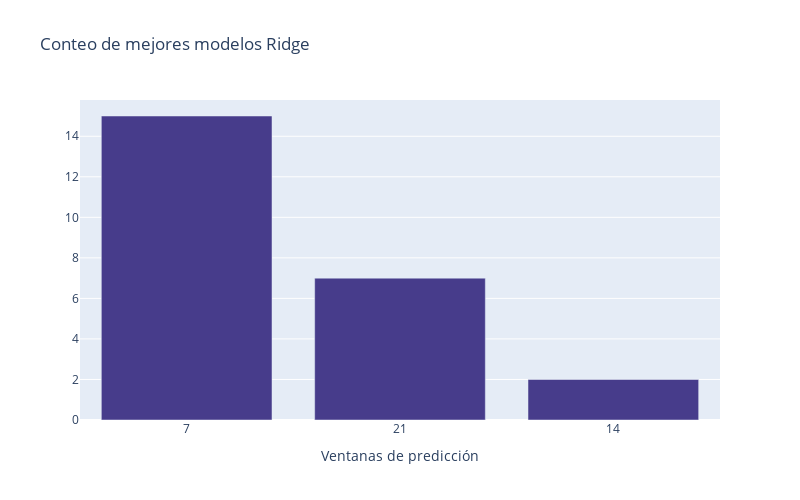

The code cell stored with this chart in its notebook:
### Markdown cell above
Vemos que obtenemos una tabla parecida a la que conseguimos en el modelo anterior, si damos una revision un poco rápida, podemos ver que en general estos modelo Ridge, tienen un mejor ajuste en comparación con el modelo anterior, ademas los errores son mas pequeños.

Veamos ahora el conteo de las ventanas de predicción a ver cual es la mas usada para predecir.

### Code cell
fig = go.Figure()

x=['7','21','14']
ventanas=modelos_ridge['Ventana'].value_counts()
fig.add_trace(go.Bar(x=x,y=ventanas, marker_color='#473C8B'))

fig.update_layout(
    title='Conteo de mejores modelos Ridge',
    xaxis_title='Ventanas de predicción',
    yaxis_title='',
    width=800,   
    height=500   
)

fig.show()

### Figure 1 — Plotly figure (JSON) as saved in the notebook; plotly's stock layout.template omitted (floating-point values rounded to 4 significant figures)
{"data": [{"marker": {"color": "#473C8B"}, "type": "bar", "x": ["7", "21", "14"], "y": [15, 7, 2]}], "layout": {"height": 500, "title": {"text": "Conteo de mejores modelos Ridge"}, "width": 800, "xaxis": {"title": {"text": "Ventanas de predicción"}}, "yaxis": {"title": {"text": ""}}}}
